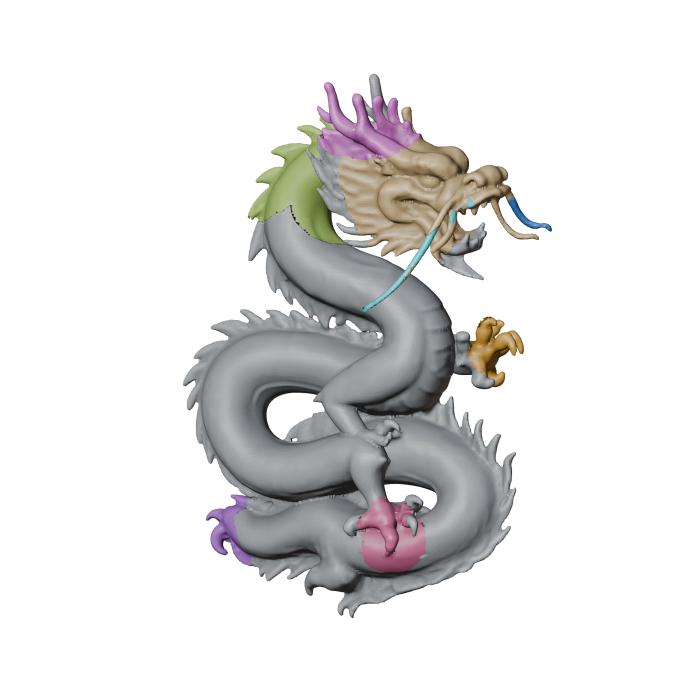
#> input picture projects/dragon01/rig/preview/rig_rest.png, 1400 x 1400 px (shown at 1/2 size)
$ python -i 34_rig_sheet.py   (imports and definitions only)
#> lines starting #> are read from the running program, lines starting #| are printed output that depends on the picture
#> further down, picture is the input picture: PIL image 1400x1400 RGBA; mean R, G, B, A 190.2, 189.4, 189.1, 57.8
"""把 33_rig_pose.py 出的预览图拼成一张带中文标注的绑定验收板。

标题、副标题、四格文案、页脚都从 rig.json 的 sheet 段读取（经
rig_manifest.json 传递），所以换模型不用改这个脚本。

用法（系统 python3 + Pillow，不需要 Blender）：
    python3 scripts/blender/34_rig_sheet.py \
        --config projects/dragon01/rig.json \
        --manifest projects/dragon01/rig/rig_manifest.json \
        --preview projects/dragon01/rig/preview \
        --out projects/dragon01/rig/preview/dragon01_rig_sheet.png

图片按 cells 里的顺序读取；每格独立裁掉空背景，保证模型在格子里尽量大。
"""

from __future__ import annotations

import argparse
import json
from pathlib import Path

from PIL import Image, ImageChops, ImageDraw, ImageFont

BG = (11, 15, 22)
CARD = (18, 24, 36)
LINE = (40, 50, 68)
TEXT = (238, 242, 248)
DIM = (150, 162, 180)
ACCENT = (232, 170, 92)
CYAN = (94, 200, 220)

FONT_REG = "/usr/share/fonts/opentype/noto/NotoSansCJK-Regular.ttc"
FONT_BOLD = "/usr/share/fonts/opentype/noto/NotoSansCJK-Bold.ttc"

DEFAULT_CELLS = [
    ("rig_rest.png", "休息姿势", "骨架默认状态 · 9 件都在原位", "REST"),
    ("rig_pose_3q.png", "动作 · 3/4", "body +8° · head −14° · 前爪 −20°", "POSE"),
    ("rig_pose_front.png", "动作 · 正面", "颈根 / 腿根由 body 渐变权重跟随", "POSE"),
    ("rig_pose_head.png", "头部特写", "龙须 3 骨平滑 · 角跟 head、鬃毛跟 body", "DETAIL"),
]
DEFAULT_FOOTER = [
    "限制：身体仍是单根 body 骨，不能沿脊柱弯曲；龙头 / 龙须是开放薄壳，大幅转动会看到切口内壁。",
    "下一步：身体重拓扑 + 展 UV + 脊柱骨链，再把头颈拆成 neck / head 两段。重拓扑前别直接上动画。",
]


def font(size, bold=False):
    return ImageFont.truetype(FONT_BOLD if bold else FONT_REG, size)


# [4 lines left out: function fit, not called in this run]


def crop_content(img, pad=0.05):
    """优先用 alpha 裁边；旧图没有 alpha 时退回背景差分。"""
#> called with pad = 0.05
    if img.mode == "RGBA":
        bbox = img.getchannel("A").getbbox()
#> bbox = (366, 147, 1105, 1237)
    else:
        rgb = img.convert("RGB")
        bg = Image.new("RGB", rgb.size, rgb.getpixel((4, 4)))
        diff = ImageChops.difference(rgb, bg).convert("L")
        bbox = diff.point(lambda v: 255 if v > 10 else 0).getbbox()
    if not bbox:
        return img.convert("RGBA")
    x0, y0, x1, y1 = bbox
#> x0 = 366; y0 = 147; x1 = 1105; y1 = 1237
    px = int((x1 - x0) * pad) + 6
#> px = 42
    py = int((y1 - y0) * pad) + 6
#> py = 60
    return img.crop((max(0, x0 - px), max(0, y0 - py),
                     min(img.width, x1 + px), min(img.height, y1 + py))).convert("RGBA")
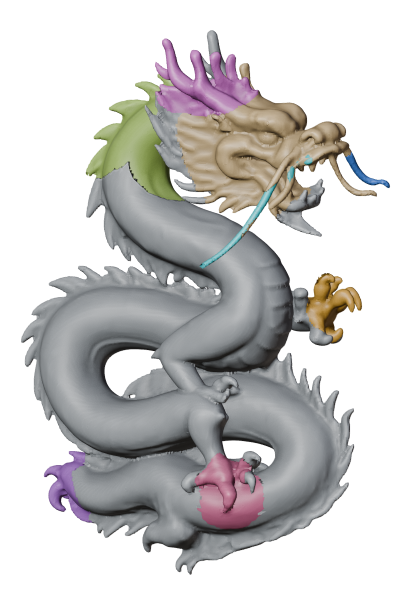
#> returned value: PIL image 823x1210 RGBA (shown at 1/2 size); mean R, G, B, A 175.5, 174, 173.4, 113.8; transparent parts drawn white


# [112 lines left out: functions load_json, counts_label, main, not called in this run]


# [2 lines not run here, left out]

>>> from PIL import Image
>>> picture = Image.open('../../projects/dragon01/rig/preview/rig_rest.png')
>>> result = crop_content(picture)

$ run again, on projects/dragon01/rig/preview/rig_pose_side.png
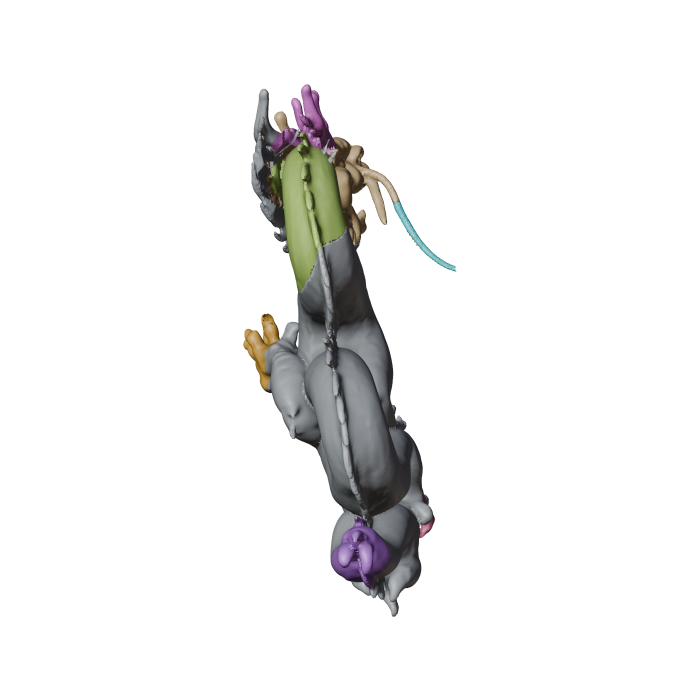
#> input picture projects/dragon01/rig/preview/rig_pose_side.png, 1400 x 1400 px (shown at 1/2 size)
#> picture is the input picture: PIL image 1400x1400 RGBA; mean R, G, B, A 195.4, 195.2, 194.8, 25.5
#> bbox = (486, 168, 914, 1235)
#> x0 = 486; y0 = 168; x1 = 914; y1 = 1235
#> px = 27
#> py = 59
#> in crop_content, `return img.crop((max(0, x0 - px), max(0, y0 - py), min(img.width, x1 +..`:
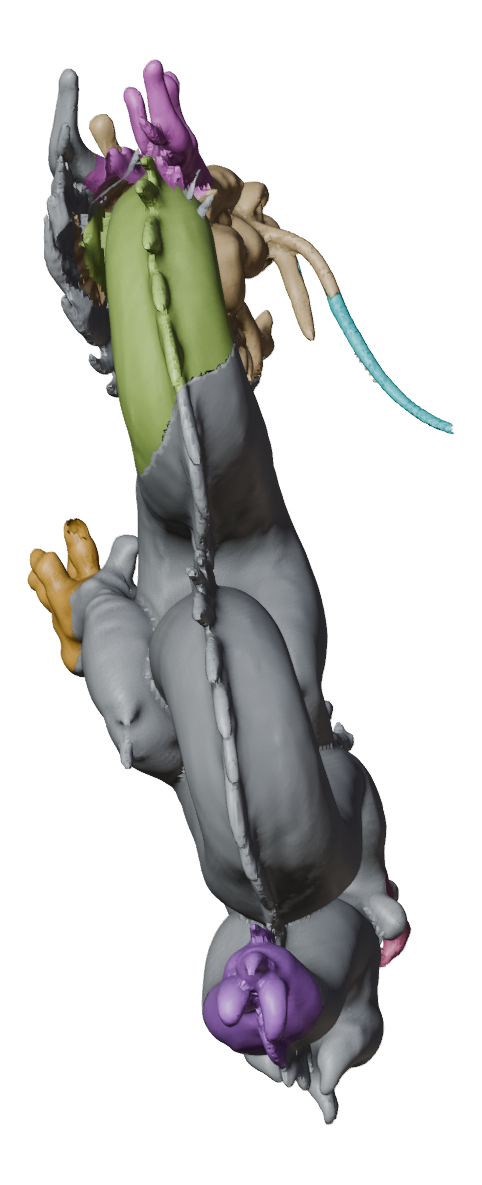
#> returned value: PIL image 482x1185 RGBA; mean R, G, B, A 171.1, 170.7, 169.1, 87.6; transparent parts drawn white
